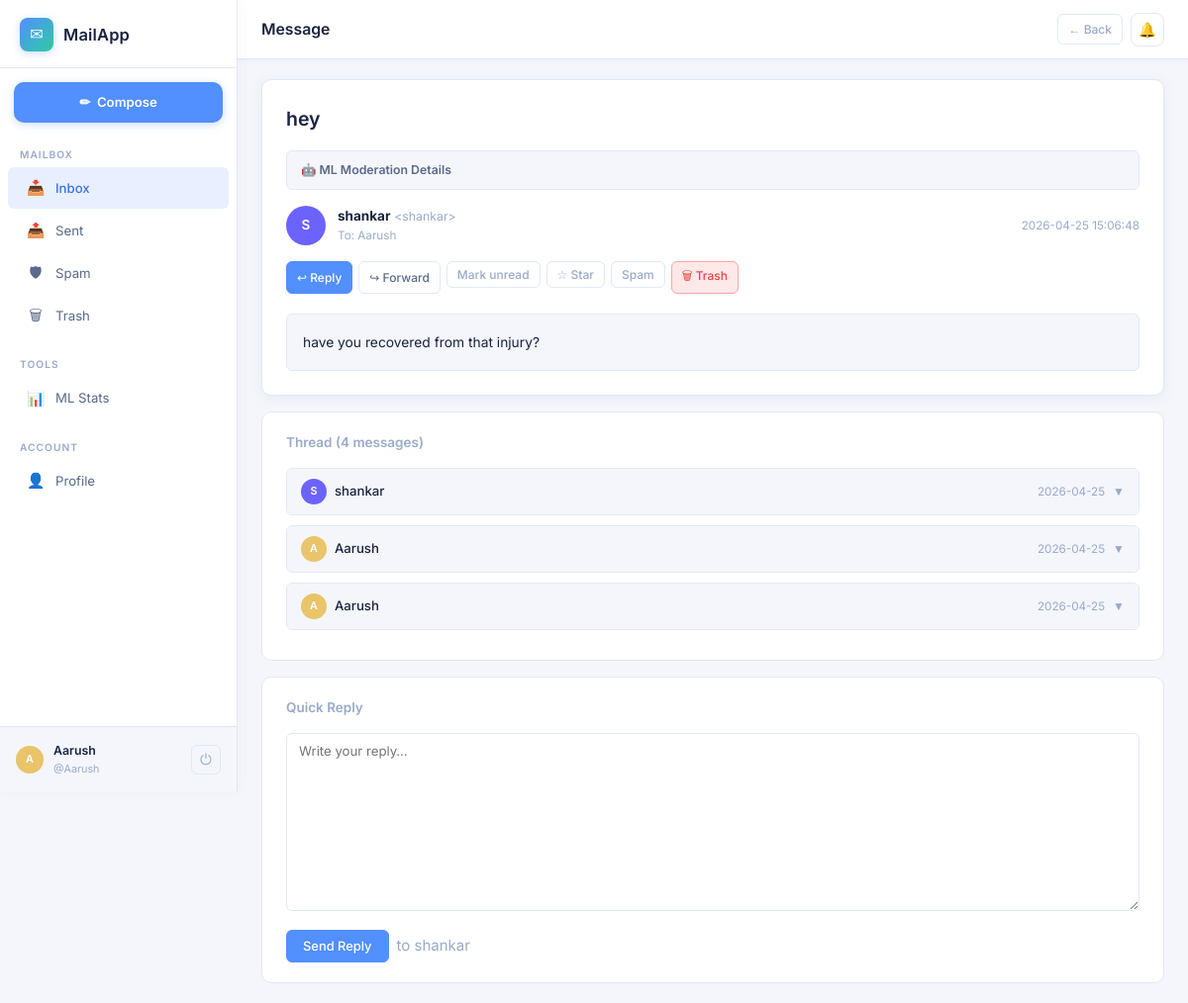
The page /message/14 (signed in) on the database its author committed.
### tables this page shows
CREATE TABLE messages (
    id                  INTEGER PRIMARY KEY AUTOINCREMENT,
    thread_id           INTEGER,
    sender_id           INTEGER NOT NULL REFERENCES users(id) ON DELETE CASCADE,
    recipient_id        INTEGER NOT NULL REFERENCES users(id) ON DELETE CASCADE,
    subject             TEXT    NOT NULL DEFAULT '(no subject)',
    body                TEXT    NOT NULL DEFAULT '',
    folder              TEXT    NOT NULL DEFAULT 'inbox',
    is_read             INTEGER NOT NULL DEFAULT 0,
    is_starred          INTEGER NOT NULL DEFAULT 0,
    attachment          TEXT,
    sent_at             DATETIME DEFAULT CURRENT_TIMESTAMP,
    deleted_at          DATETIME,
    -- ── ML moderation columns (new) ──────────────────────────────────────────
    spam_flag           INTEGER NOT NULL DEFAULT 0,
    spam_probability    REAL    NOT NULL DEFAULT 0.0,
    ham_probability     REAL    NOT NULL DEFAULT 0.0,
    spam_confidence     REAL    NOT NULL DEFAULT 0.0,
    vulgar_probability  REAL    NOT NULL DEFAULT 0.0,
    is_vulgar           INTEGER NOT NULL DEFAULT 0,
    is_blocked          INTEGER NOT NULL DEFAULT 0,
    moderation_reason   TEXT
);

CREATE TABLE users (
    id            INTEGER PRIMARY KEY AUTOINCREMENT,
    username      TEXT    NOT NULL UNIQUE COLLATE NOCASE,
    email         TEXT    NOT NULL UNIQUE COLLATE NOCASE,
    password_hash TEXT    NOT NULL,
    display_name  TEXT,
    avatar_color  TEXT    DEFAULT '#6c63ff',
    created_at    DATETIME DEFAULT CURRENT_TIMESTAMP,
    last_login    DATETIME
);

### routes/mail.py (the view)
@mail_bp.route("/message/<int:msg_id>")
@login_required
def view_message(msg_id):
    user_id = session["user_id"]
    db      = get_db()
    msg     = _get_message_or_404(msg_id, user_id)
    if msg["recipient_id"] == user_id and not msg["is_read"]:
        db.execute("UPDATE messages SET is_read=1 WHERE id=?", (msg_id,))
        db.commit()
    thread = db.execute(
        """SELECT m.*,
                  s.username  AS sender_username,
                  s.display_name AS sender_display,
                  s.avatar_color AS sender_color
           FROM messages m
           JOIN users s ON s.id = m.sender_id
           WHERE m.thread_id=? AND m.deleted_at IS NULL
             AND (m.sender_id=? OR m.recipient_id=?)
           ORDER BY m.sent_at ASC""",
        (msg["thread_id"] or msg_id, user_id, user_id)
    ).fetchall()
    return render_template("view_message.html",
                           msg=msg, thread=thread,
                           folder_counts=_folder_counts(user_id))

### database.py (called while the page is built)
def get_db():
    if "db" not in g:
        db_path = current_app.config["DATABASE_URI"].replace("sqlite:///", "")
        g.db = sqlite3.connect(db_path, detect_types=sqlite3.PARSE_DECLTYPES)
        g.db.row_factory = sqlite3.Row          # access columns by name
        g.db.execute("PRAGMA foreign_keys = ON") # enforce FK constraints
    return g.db

### routes/mail.py (called while the page is built)
def login_required(f):
    @wraps(f)
    def decorated(*args, **kwargs):
        if "user_id" not in session:
            flash("Please log in to continue.", "info")
            return redirect(url_for("auth.login"))
        return f(*args, **kwargs)
    return decorated

def _folder_counts(user_id):
    db = get_db()
    rows = db.execute(
        """SELECT folder, COUNT(*) as cnt
           FROM messages
           WHERE recipient_id=? AND is_read=0 AND deleted_at IS NULL
             AND folder IN ('inbox','spam')
           GROUP BY folder""",
        (user_id,)
    ).fetchall()
    counts = {"inbox": 0, "sent": 0, "spam": 0, "trash": 0}
    for r in rows:
        counts[r["folder"]] = r["cnt"]
    return counts

def _get_message_or_404(msg_id, user_id):
    db  = get_db()
    msg = db.execute(
        """SELECT m.*,
                  s.username  AS sender_username,
                  s.display_name AS sender_display,
                  s.avatar_color AS sender_color,
                  r.username  AS recipient_username,
                  r.display_name AS recipient_display
           FROM messages m
           JOIN users s ON s.id = m.sender_id
           JOIN users r ON r.id = m.recipient_id
           WHERE m.id=? AND (m.sender_id=? OR m.recipient_id=?)
             AND m.deleted_at IS NULL""",
        (msg_id, user_id, user_id)
    ).fetchone()
    if not msg:
        abort(404)
    return msg

### templates/view_message.html (shortened to what this page needs)
{% extends "base.html" %}
{% set active_folder = msg.folder %}
{% block topbar_title %}Message{% endblock %}
{% block topbar_actions %}
<a href="javascript:history.back()" class="btn btn-ghost btn-sm">← Back</a>
{% endblock %}
{% block content %}
<div class="message-detail">
  <div class="message-header">
    <div class="message-subject-row">
      <h1>{{ msg.subject }}</h1>
    </div>
    {% if msg.spam_probability is defined and msg.spam_probability != none %}
    <details class="ml-score-panel" {% if msg.folder == 'spam' or msg.is_vulgar %}open{% endif %}>
      <summary class="ml-score-summary">🤖 ML Moderation Details</summary>
    </details>
    {% endif %}
    <div class="message-meta">
      <div class="meta-avatar" style="background:{{ msg.sender_color or '#6c63ff' }}">
        {{ (msg.sender_display or msg.sender_username or '?')[0].upper() }}
      </div>
      <div class="meta-people">
        <div class="meta-from">
          <strong>{{ msg.sender_display or msg.sender_username }}</strong>
          <span style="color:var(--text-muted);font-size:.82rem"> &lt;{{ msg.sender_username }}&gt;</span>
        </div>
        <div class="meta-to">
          To: {{ msg.recipient_display or msg.recipient_username }}
        </div>
      </div>
      <div class="meta-time">
        {{ msg.sent_at if msg.sent_at else '' }}
      </div>
    </div>
    <div class="message-actions">
      {% set is_sender = (msg.sender_id == session.user_id) %}
      {% if not is_sender %}
      <a href="{{ url_for('mail.compose',
            to=msg.sender_username,
            subject=('Re: ' + msg.subject) if not msg.subject.startswith('Re:') else msg.subject,
            thread_id=msg.thread_id or msg.id) }}" class="btn btn-primary btn-sm">
        ↩ Reply
      </a>
      {% endif %}
      <a href="{{ url_for('mail.compose',
          subject=('Fwd: ' + msg.subject) if not msg.subject.startswith('Fwd:') else msg.subject,
          body='\n\n——— Forwarded message ———\n' + (msg.body or '')) }}" class="btn btn-secondary btn-sm">
        ↪ Forward
      </a>
      <form method="POST" action="{{ url_for('mail.toggle_read', msg_id=msg.id) }}" style="display:inline">
        <button class="btn btn-ghost btn-sm" type="submit">
          {% if msg.is_read %}Mark unread{% else %}Mark read{% endif %}
        </button>
      </form>
      <form method="POST" action="{{ url_for('mail.toggle_star', msg_id=msg.id) }}" style="display:inline">
        <button class="btn btn-ghost btn-sm" type="submit">
          {{ '★ Unstar' if msg.is_starred else '☆ Star' }}
        </button>
      </form>
      {% if msg.folder != 'spam' %}
      <form method="POST" action="{{ url_for('mail.mark_spam', msg_id=msg.id) }}" style="display:inline">
        <button class="btn btn-ghost btn-sm" type="submit"> Spam</button>
      </form>
      {% else %}
      <form method="POST" action="{{ url_for('mail.not_spam', msg_id=msg.id) }}" style="display:inline">
        <button class="btn btn-secondary btn-sm" type="submit"> Not spam</button>
      </form>
      {% endif %}
      <form method="POST" action="{{ url_for('mail.delete_message', msg_id=msg.id) }}" style="display:inline" >
        <button class="btn btn-danger btn-sm" type="submit">
          🗑 {{ 'Delete forever' if msg.folder == 'trash' else 'Trash' }}
        </button>
      </form>
    </div>
  </div>
  <div class="message-body">{{ msg.body }}</div>
</div>
{% if thread and thread|length > 1 %}
<div class="thread-section">
  <h3>Thread ({{ thread|length }} messages)</h3>
  {% for t in thread %}
  {% if t.id != msg.id %}
  <div class="thread-msg">
    <div class="thread-msg-header">
      <div class="avatar-sm"
        style="background:{{ t.sender_color or '#6c63ff' }};width:26px;height:26px;font-size:.72rem">
        {{ (t.sender_display or t.sender_username or '?')[0].upper() }}
      </div>
      <span style="font-size:.88rem;font-weight:500">{{ t.sender_display or t.sender_username }}</span>
      <span style="font-size:.78rem;color:var(--text-muted);margin-left:auto">
        {{ t.sent_at[:10] if t.sent_at else '' }}
      </span>
      <span class="thread-chevron" style="font-size:.8rem;color:var(--text-muted);transition:transform .2s">▼</span>
    </div>
  </div>
  {% endif %}
  {% endfor %}
</div>
{% endif %}
{% if msg.sender_id != session.user_id %}
<div class="reply-section">
  <h3>Quick Reply</h3>
  <form method="POST" action="{{ url_for('mail.compose') }}" enctype="multipart/form-data">
    <textarea class="form-control" name="body" rows="5" placeholder="Write your reply…" required></textarea>
    <div style="margin-top:12px;display:flex;gap:8px;align-items:center">
      <button type="submit" class="btn btn-primary">Send Reply</button>
      <span class="text-muted">to {{ msg.sender_display or msg.sender_username }}</span>
    </div>
  </form>
</div>
{% endif %}
{% endblock %}

### templates/base.html (shortened to what this page needs)
<!DOCTYPE html>
<html lang="en">
<head>
  <link rel="stylesheet" href="{{ url_for('static', filename='css/style.css') }}" />
</head>
<body>
{% if session.get('user_id') %}
<div class="app-shell"
     data-current-username="{{ session.get('username') }}"
     data-current-user-id="{{ session.get('user_id') }}">
  <nav class="sidebar" id="sidebar">
    <div class="sidebar-logo">
      <div class="logo-icon">✉</div>
      <span>MailApp</span>
    </div>
    <div class="sidebar-compose">
      <a href="{{ url_for('mail.compose') }}" class="btn-compose">
        ✏ &nbsp;Compose
      </a>
    </div>
    <div class="sidebar-nav">
      <div class="nav-label">Mailbox</div>
      <a href="{{ url_for('mail.inbox') }}"
         class="nav-item {% if active_folder == 'inbox' %}active{% endif %}">
        <span class="icon">📥</span>
        Inbox
      </a>
      <a href="{{ url_for('mail.sent') }}"
         class="nav-item {% if active_folder == 'sent' %}active{% endif %}">
        <span class="icon">📤</span> Sent
      </a>
      <a href="{{ url_for('mail.spam') }}"
         class="nav-item {% if active_folder == 'spam' %}active{% endif %}">
        <span class="icon">🛡</span>
        Spam
      </a>
      <a href="{{ url_for('mail.trash') }}"
         class="nav-item {% if active_folder == 'trash' %}active{% endif %}">
        <span class="icon">🗑</span> Trash
      </a>
      <div class="nav-label" style="margin-top:8px">Tools</div>
      <a href="{{ url_for('stats.model_stats') }}"
         class="nav-item {% if active_folder == 'stats' %}active{% endif %}">
        <span class="icon">📊</span> ML Stats
      </a>
      <div class="nav-label" style="margin-top:8px">Account</div>
      <a href="{{ url_for('mail.profile') }}"
         class="nav-item {% if active_folder == 'profile' %}active{% endif %}">
        <span class="icon">👤</span> Profile
      </a>
    </div>
    <div class="sidebar-footer">
      <div class="avatar-sm"
           style="background:{{ session.get('avatar_color','#528fff') }}">
        {{ (session.get('display_name') or session.get('username','?'))[0].upper() }}
      </div>
      <div class="user-info">
        <div class="name">{{ session.get('display_name') or session.get('username') }}</div>
        <div class="email">@{{ session.get('username') }}</div>
      </div>
      <a href="{{ url_for('auth.logout') }}" class="btn-logout" title="Logout">⏻</a>
    </div>
  </nav>
  <div class="main-content">
    <header class="topbar">
      <h2 class="topbar-title">{% block topbar_title %}{% endblock %}</h2>
      <div class="topbar-actions">
        {% block topbar_actions %}{% endblock %}
        <button id="notifBell" title="Notifications" style="position:relative">
          🔔
        </button>
      </div>
    </header>
    <div class="page-body">
      {% block content %}{% endblock %}
    </div>
  </div>
</div>
{% endif %}
</body>
</html>

### rows shown on the page
messages: subject "hey", sent_at "2026-04-25 15:06:48", is_starred "☆ Star", folder "Trash", body "have you recovered from that injury?"
users: display_name "S", display_name "shankar", sender_username "shankar"
users: display_name "Aarush", display_name "A"
messages: display_name "shankar", sent_at "2026-04-25"
messages: display_name "Aarush", sent_at "2026-04-25"
messages: display_name "Aarush", sent_at "2026-04-25"

### other values the page prints
{{ session.get('display_name') or session.get('username') }} "Aarush"
{{ session.get('username') }} "Aarush"
{{ thread|length }} "4"
